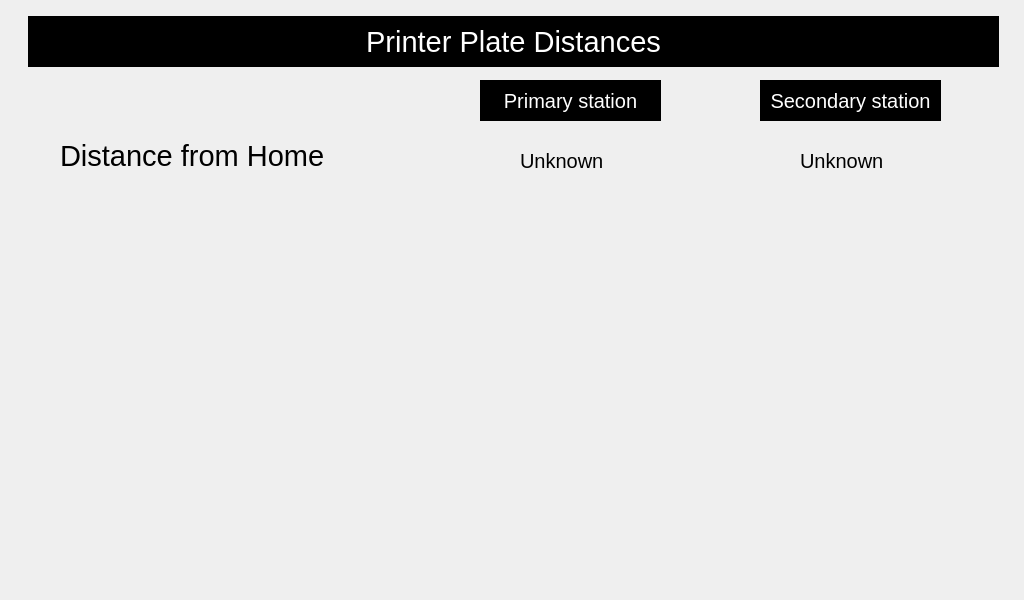
<?xml version="1.0" encoding="UTF-8"?>
<ui version="4.0">
 <class>servicePPPDistance</class>
 <widget class="QWidget" name="servicePPPDistance">
  <property name="geometry">
   <rect>
    <x>0</x>
    <y>0</y>
    <width>1024</width>
    <height>600</height>
   </rect>
  </property>
  <property name="windowTitle">
   <string>Form</string>
  </property>
  <widget class="QLabel" name="lblDistPlate1">
   <property name="geometry">
    <rect>
     <x>520</x>
     <y>130</y>
     <width>181</width>
     <height>61</height>
    </rect>
   </property>
   <property name="font">
    <font>
     <pointsize>15</pointsize>
    </font>
   </property>
   <property name="text">
    <string>Unknown</string>
   </property>
  </widget>
  <widget class="QLabel" name="lblDistanceLabel">
   <property name="geometry">
    <rect>
     <x>60</x>
     <y>140</y>
     <width>361</width>
     <height>31</height>
    </rect>
   </property>
   <property name="font">
    <font>
     <pointsize>22</pointsize>
    </font>
   </property>
   <property name="text">
    <string>Distance from Home</string>
   </property>
   <property name="alignment">
    <set>Qt::AlignLeading|Qt::AlignLeft|Qt::AlignVCenter</set>
   </property>
  </widget>
  <widget class="QLabel" name="lblSecondaryStation">
   <property name="geometry">
    <rect>
     <x>760</x>
     <y>80</y>
     <width>181</width>
     <height>41</height>
    </rect>
   </property>
   <property name="font">
    <font>
     <pointsize>15</pointsize>
    </font>
   </property>
   <property name="styleSheet">
    <string notr="true">background-color: rgb(0, 0, 0);
color: rgb(255, 255, 255);</string>
   </property>
   <property name="text">
    <string>Secondary station</string>
   </property>
   <property name="alignment">
    <set>Qt::AlignCenter</set>
   </property>
  </widget>
  <widget class="QLabel" name="lblDistPlate2">
   <property name="geometry">
    <rect>
     <x>800</x>
     <y>130</y>
     <width>181</width>
     <height>61</height>
    </rect>
   </property>
   <property name="font">
    <font>
     <pointsize>15</pointsize>
    </font>
   </property>
   <property name="text">
    <string>Unknown</string>
   </property>
  </widget>
  <widget class="QLabel" name="lblTitleLabel">
   <property name="geometry">
    <rect>
     <x>28</x>
     <y>16</y>
     <width>971</width>
     <height>51</height>
    </rect>
   </property>
   <property name="font">
    <font>
     <pointsize>22</pointsize>
    </font>
   </property>
   <property name="styleSheet">
    <string notr="true">background-color: rgb(0, 0, 0);
color: rgb(255, 255, 255);</string>
   </property>
   <property name="text">
    <string>Printer Plate Distances</string>
   </property>
   <property name="alignment">
    <set>Qt::AlignCenter</set>
   </property>
  </widget>
  <widget class="QLabel" name="lblPrimaryStation">
   <property name="geometry">
    <rect>
     <x>480</x>
     <y>80</y>
     <width>181</width>
     <height>41</height>
    </rect>
   </property>
   <property name="font">
    <font>
     <pointsize>15</pointsize>
    </font>
   </property>
   <property name="styleSheet">
    <string notr="true">background-color: rgb(0, 0, 0);
color: rgb(255, 255, 255);</string>
   </property>
   <property name="text">
    <string>Primary station</string>
   </property>
   <property name="alignment">
    <set>Qt::AlignCenter</set>
   </property>
  </widget>
 </widget>
 <resources/>
 <connections/>
</ui>
